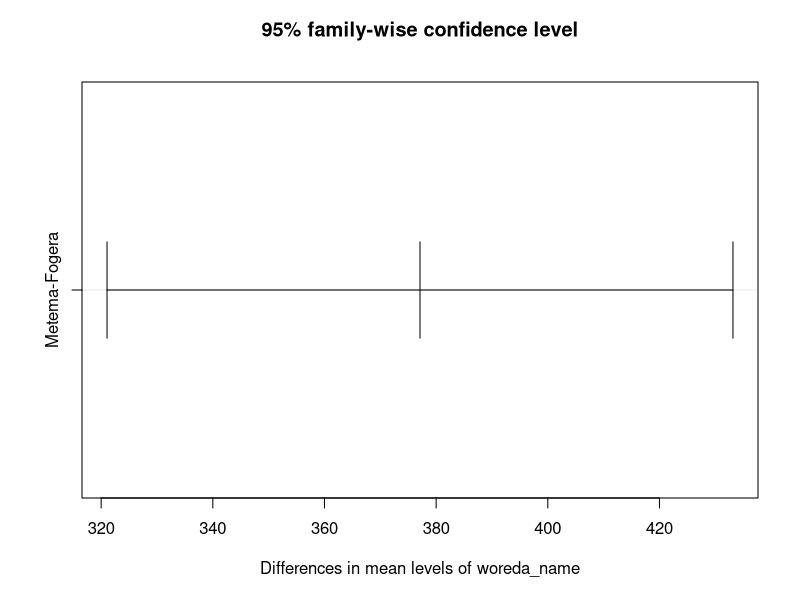
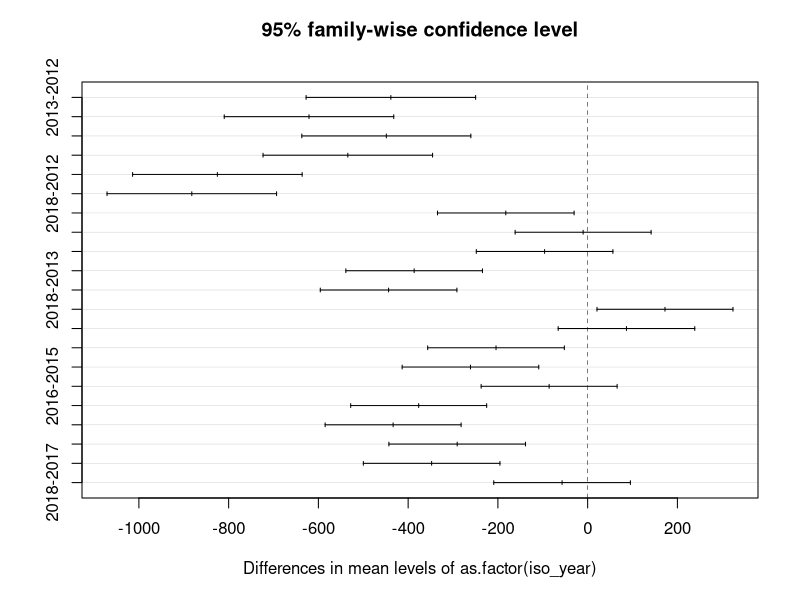
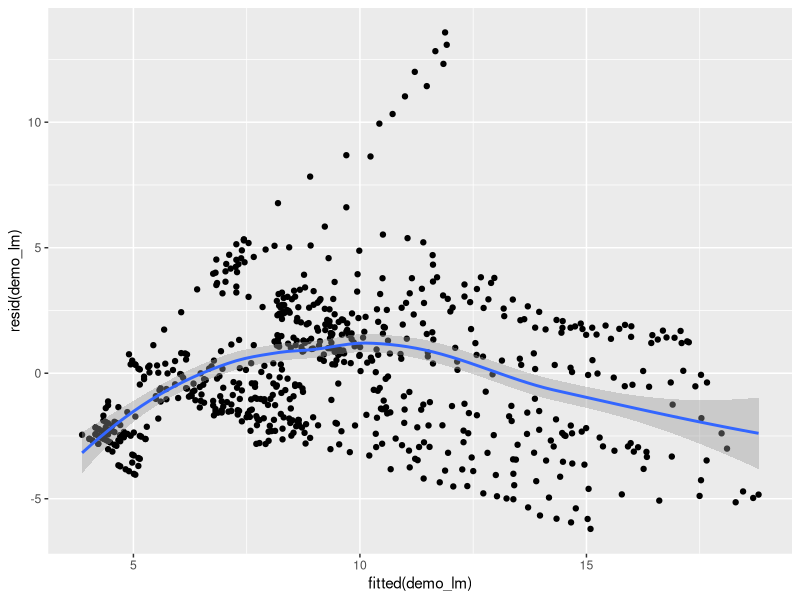

These figures' R source, in order:
## ---- chunk 1
knitr::opts_chunk$set(echo = TRUE)
## ---- chunk 2
33
23 + 46
(160 + 13) * 2.1
237.81 / (3.7^2 + sqrt(165.3)) - 26.23
## ---- chunk 3
x <- 15
x
y <- 23 + 15 / 2
y
z <- x + y
z
case <- 238
population <- 34226
incidence <- 10000 * case/population
incidence
## ---- chunk 4
x
print(x)
## ---- chunk 5
cases <- c(43, 56, 23, 67, 81, 150, 110, 122, 161, 238, 138, 74)
cases
## ---- chunk 6
month <- seq(from=1, to=12, by=1)
month
month2 <- 1:12
month2
pop <- rep(x=population, times=12)
pop
## ---- chunk 7
cases * 2
cases2 <- c(22, 5, 13, 16, 22, 34, 24, 56, 431, 88, 67, 45)
totcases <- cases + cases2
totcases
inc <- 10000 * cases/pop
inc
## ---- chunk 8
mean(inc)
sum(cases)
length(inc)
sum(inc) / length(inc)
var(cases)
sum((cases - mean(cases))^2) / (length(cases)-1)
## ---- chunk 9
cases[5]
cases[c(1, 3, 8, 11)]
cases[9:12]
cases[-2]
## ---- chunk 10
inc > 10
incgt10 <- inc > 10
class(incgt10)
inc[incgt10]
inc2 <- inc[inc > 10] 
inc2
## ---- chunk 11
mname <- c("Jan", "Feb", "Mar", "Apr", "May", "Jun", "Jul", "Aug", "Sep", "Oct", "Nov", "Dec")
class(mname)
names(inc) <-mname
inc[c("Jun", "Jul", "Aug")]
## ---- chunk 12
worname <- c("Mecha", "Dembecha", "Libokemkem", "Fogera", "South Achefer")
worfact <- factor(worname)
worname
class(worfact)
worfact

## ---- chunk 13
treat_num <- c(2, 1, 1, 2, 1, 1, 1, 2, 2, 2, 1, 1)
summary(treat_num)
treat_fac <- factor(treat_num, labels = c("treatment", "control"))
summary(treat_fac)
## ---- chunk 14
mat1 <- cbind(month, cases, pop, inc)
mat1
class(mat1)
rownames(mat1)
colnames(mat1)
## ---- chunk 15
dim(mat1)
mat1[1,1]
mat1[,4]
mat1[2,]
## ---- chunk 16
my_list <- list(mycases = cases, mypop = population)
my_list
my_list[[1]]
my_list[[2]]
my_list$mycases
my_list[["mypop"]]
## ---- chunk 17
epi_data <- data.frame(mname, month, cases, pop, inc)
attributes(epi_data)
summary(epi_data)
## ---- chunk 18
epi_data$mname
epi_data$inc
## ---- chunk 19
epi_data[3, 4]
epi_data[1:3,]
epi_data[,3]
epi_data[,"inc"]
## ---- chunk 20
epi_data[epi_data$inc > 10,]
epi_data[epi_data$mname == "Jun",]
new_data <- epi_data[epi_data$month >= 7,]
new_data
new_data2 <- subset(epi_data, month >= 7)
new_data2
## ---- chunk 21
library(tibble)
## ---- chunk 22
as_tibble(iris)
## ---- chunk 23
df <- tibble(
  woreda = "Mecha",
  iso_week = 1:5,
  iso_year = 2017,
  cases = c(10, 12, 7, 9, 5),
  population = 5129,
  incidence = cases / population * 1000
)
df
## ---- chunk 24
print(df)
## ---- chunk 25
df
## ---- chunk 26
library(readr)
data <- read_csv(file = "data_day1-2.csv")
## ---- chunk 27
as.data.frame(data)
## ---- chunk 28
data
## ---- chunk 29
myvector2 <- c(2012, 2012, 2012, 2013, 2013, 2013)
summary(myvector2)
levels(myvector2)
summary(as.factor(myvector2))
levels(as.factor(myvector2))
as.character(myvector2)
## ---- chunk 30
today <- Sys.Date()
today
class(today)
## ---- chunk 31
datetxt <- c("2017-12-30", "2018-1-2", "2018-1-3", "2018-1-4")
summary(datetxt)
class(datetxt)
dateobj <- as.Date(datetxt)
summary(dateobj)
class(dateobj)
as.character(dateobj)
as.numeric(dateobj)
## ---- chunk 32
library(lubridate)
isoweek(dateobj)
isoyear(dateobj)

## ---- chunk 33
myvector <- c(2, NA, 9, 2, 1, NA)
is.na(myvector)
sum(is.na(myvector))
mean(myvector)
mean(myvector, na.rm=T)
## ---- chunk 34
demo_data <- read_csv(file = "data_day1-2.csv")
t.test(x=demo_data$mal_case)
t.test(x=demo_data$mal_case, conf.level=0.9)
t.test(x=demo_data$mal_case, conf.level=0.99)
## ---- chunk 35
t.test(mal_case ~ woreda_name, data=demo_data)
## ---- chunk 36
demo_aov <- aov(mal_case ~ woreda_name + as.factor(iso_year), data=demo_data)
class(demo_aov)
anova(demo_aov)
demo_mc <- TukeyHSD(demo_aov)
print(demo_mc)
plot(demo_mc)
## ---- chunk 37
demo_lm <- lm(sqrt(test_pv_only + 1) ~ sqrt(test_pf_tot + 1), data=demo_data)
class(demo_lm)
attributes(demo_lm)
summary(demo_lm)
anova(demo_lm)
coef(demo_lm)

library(ggplot2)
qplot(x=fitted(demo_lm), y=resid(demo_lm), geom=c("point", "smooth"))
